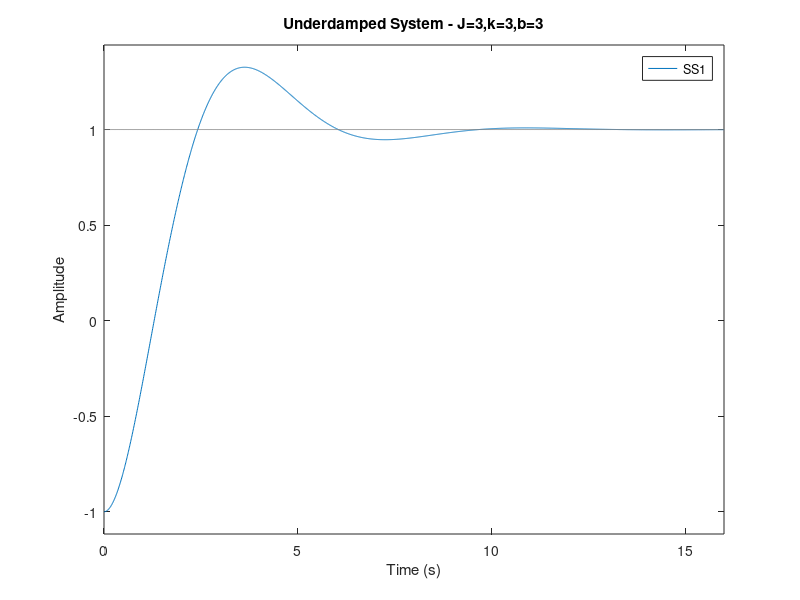
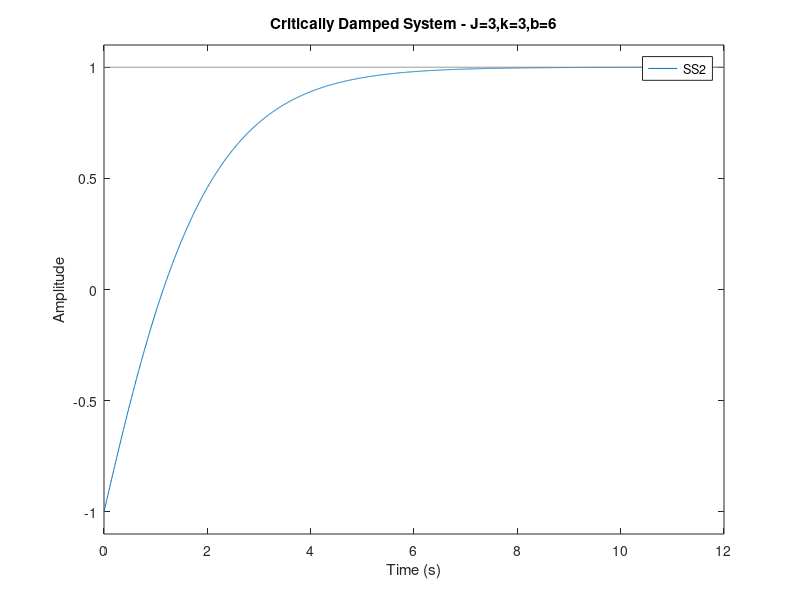
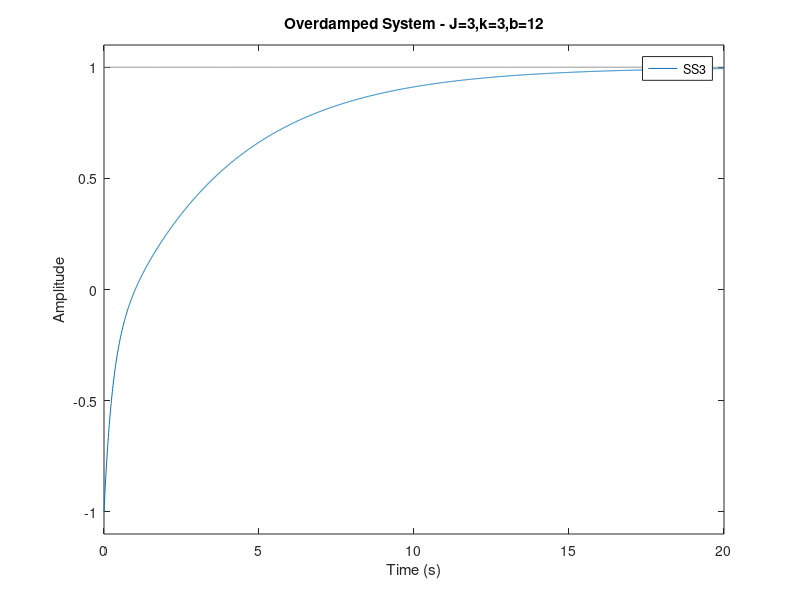
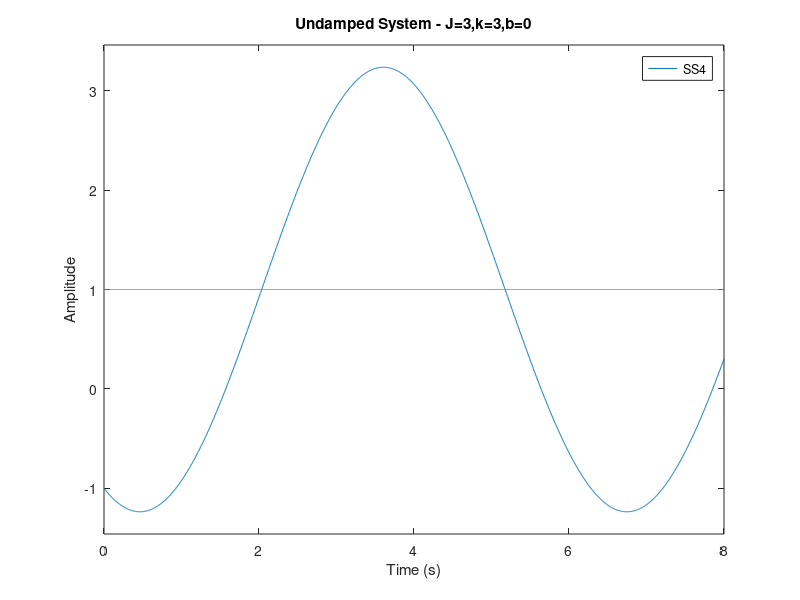

Reproduce these figures in MATLAB, in order.
%% Problem Set 5
clear all
close all
%% Problem 1 MATLAB
% System Constants
k = 3;
J = 3;
B = [3,6,12,0]; % Under, critically,over,undamped
K = 1;

% Calcs
Omega_n = sqrt(k/J);
Zeta = B./(2*sqrt(k*J));

Numer = K;
Denom = [1./Omega_n^2,2.*Zeta(1)/Omega_n,1;...
    1./Omega_n^2,2.*Zeta(2)/Omega_n,1;...
    1./Omega_n^2,2.*Zeta(3)/Omega_n,1;...
    1./Omega_n^2,2.*Zeta(4)/Omega_n,1];

TF1 = tf(Numer,Denom(1,:));
SS1 = ss(TF1);
TF2 = tf(Numer,Denom(2,:));
SS2 = ss(TF2);
TF3 = tf(Numer,Denom(3,:));
SS3 = ss(TF3);
TF4 = tf(Numer,Denom(4,:));
SS4 = ss(TF4);

% Vectors
t = linspace(0,20,2000);
u = ones(1,length(t));


figure(1)
lsim(SS1,u,linspace(0,16,2000),[1 1])
grid
title('Underdamped System - J=3,k=3,b=3')
ylabel('Amplitude')
xlabel('Time (s)')

figure(2)
lsim(SS2,u,linspace(0,12,2000),[1 1])
grid
title('Critically Damped System - J=3,k=3,b=6')
ylabel('Amplitude')
xlabel('Time (s)')

figure(3)
lsim(SS3,u,linspace(0,20,2000),[1 1])
grid
title('Overdamped System - J=3,k=3,b=12')
ylabel('Amplitude')
xlabel('Time (s)')

figure(4)
lsim(SS4,u,linspace(0,8,2000),[1 1])
grid
title('Undamped System - J=3,k=3,b=0')
ylabel('Amplitude')
xlabel('Time (s)')





